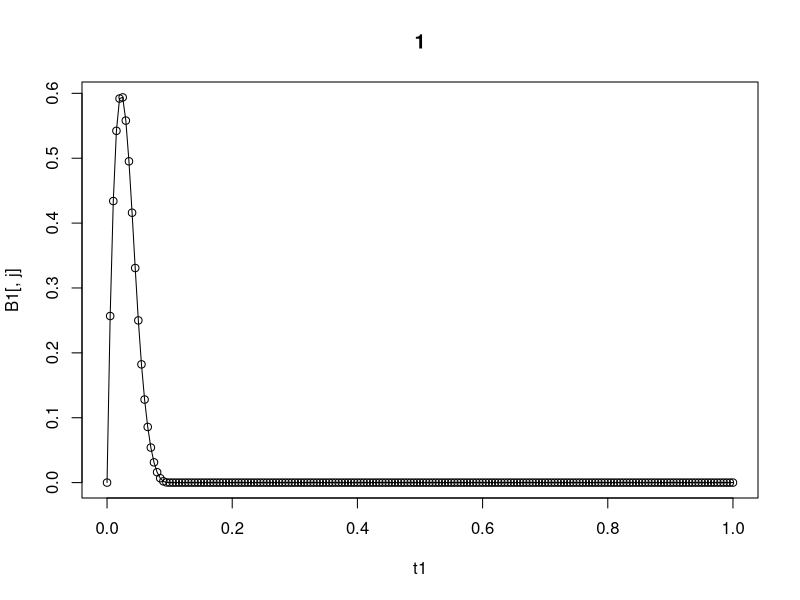
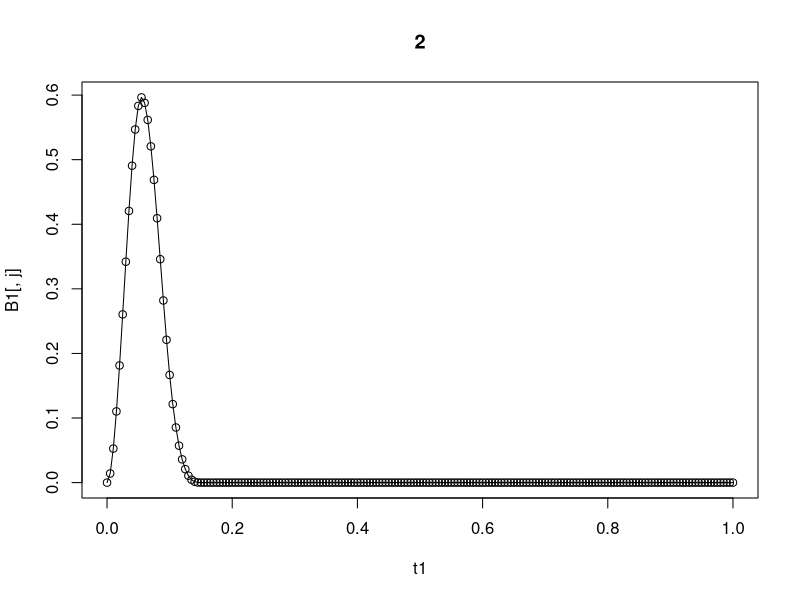
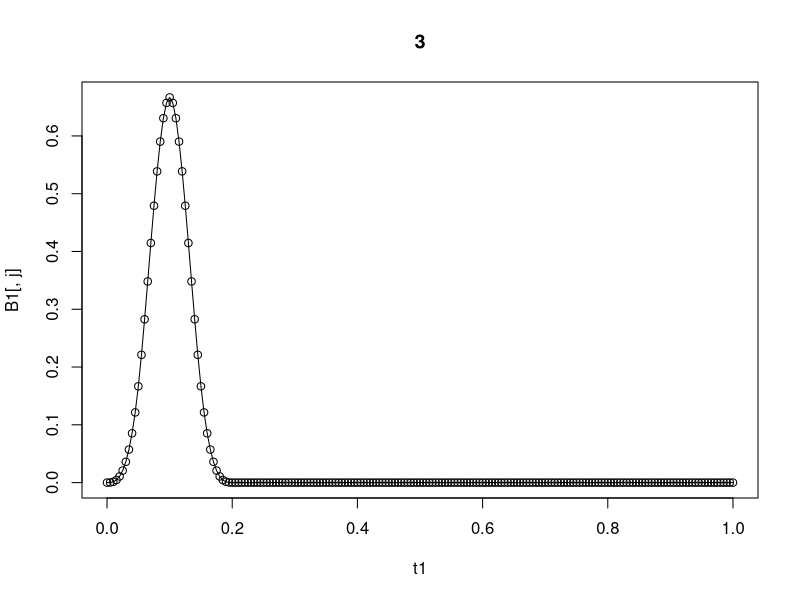
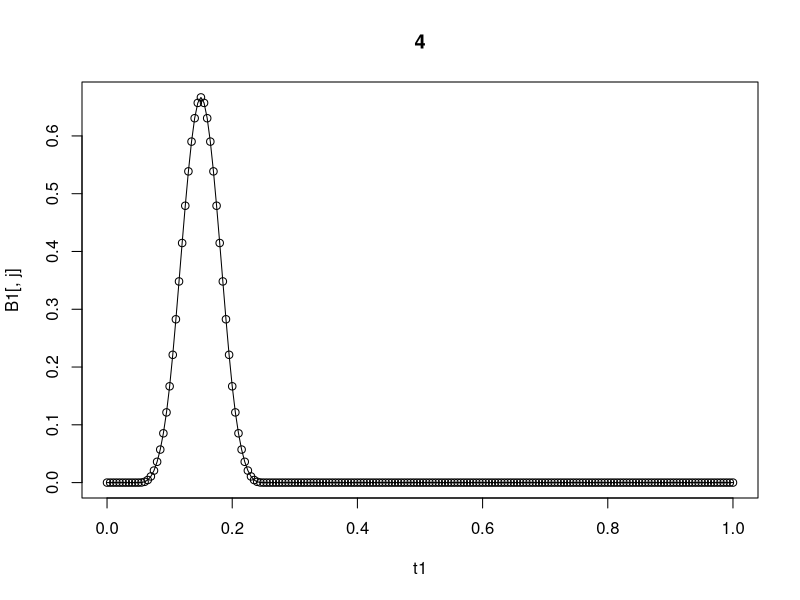
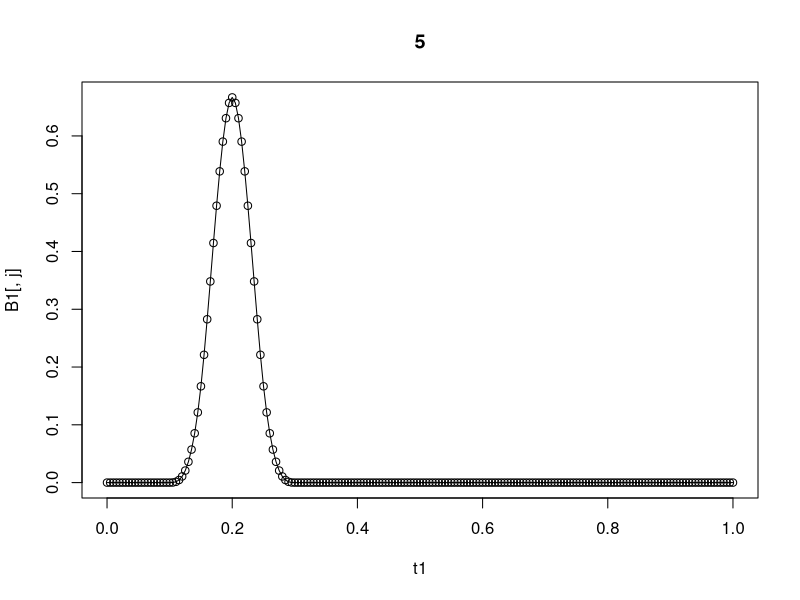
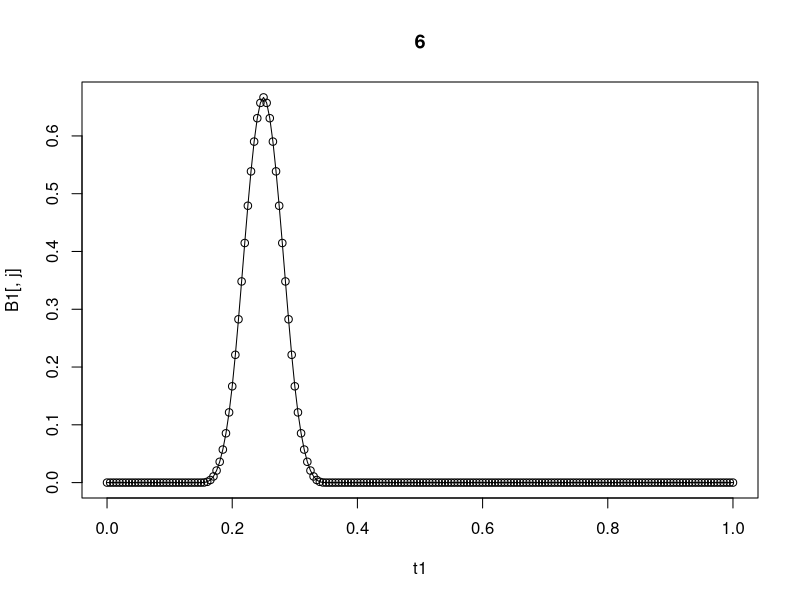
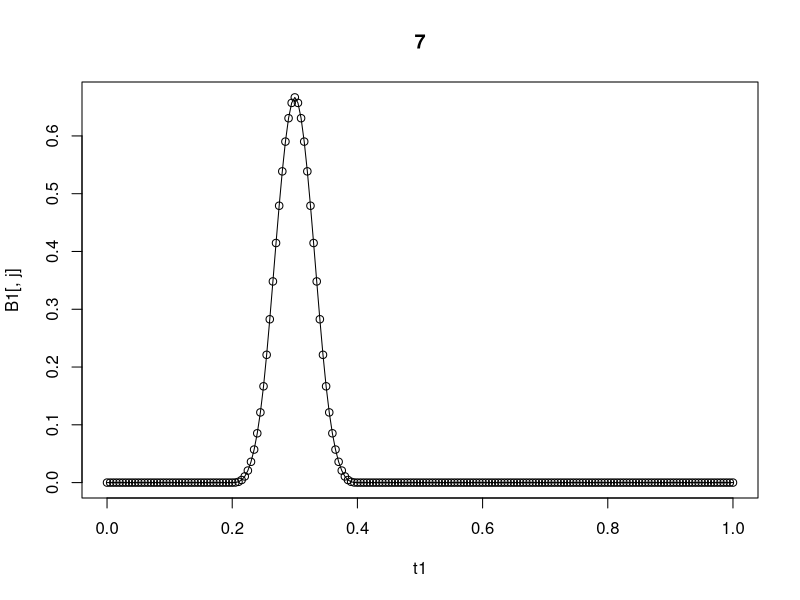
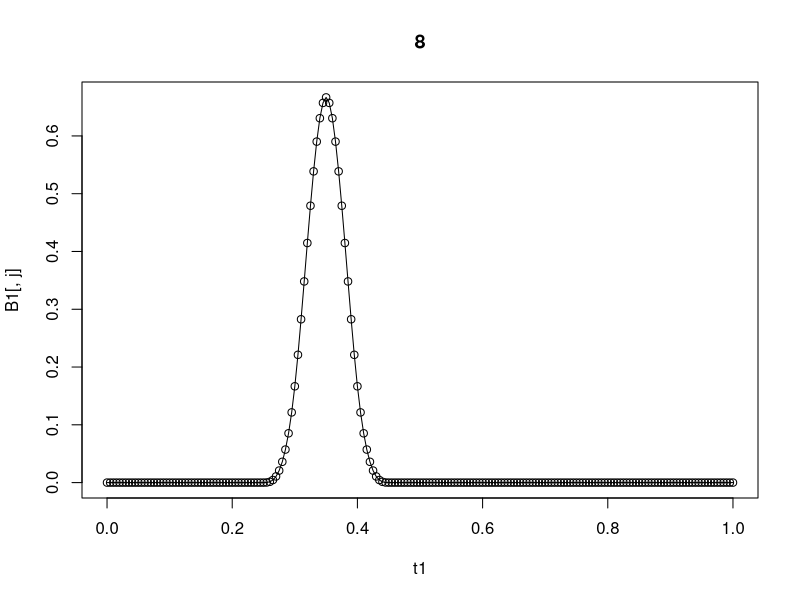

Here is the R script that generated these plots, in order:
library(splines)

T <- 4
p <- 3
delta_obs <- 0.005
delta_knots <- 0.05
t_total <- seq(0,T,delta_obs)
tau_total <- seq(delta_knots,T-delta_knots,delta_knots)
B_total <- bs(t_total, knots = tau_total, 
              degree = p, Boundary.knots = c(0,T))
K <- length(tau_total)
ncol(B_total) == K+p

#1
t1 <- seq(0,1,delta_obs)
tau1 <- seq(delta_knots,1-delta_knots,delta_knots)
B1 <- bs(t1, knots = tau1, degree = p, Boundary.knots = c(0,1))
K1 <- length(tau1)
ncol(B1) == K1+p

for(j in 1:K1){
  plot(t1,B1[,j],main = j)
  lines(t1,B_total[1:length(t1),j])
  Sys.sleep(0.5)
}

#2
new_start <- tau1[K1-p+1]
t2 <- seq(new_start, 2, delta_obs)
tau2 <- seq(new_start+delta_knots,2-delta_knots,delta_knots)
B2 <- bs(t2, knots = tau2, degree = p, Boundary.knots = c(new_start,2))
K2 <- length(tau2)

k1 <- which(round(t_total-new_start,4)==0)
k2 <- k1+length(t2)-1
for(j in p:(K2)){
  plot(t2,B2[,j],main = K1+j-p+1)
  lines(t2,B_total[k1:k2,K1+j-p+1])
  Sys.sleep(0.5)
}

#3
new_start <- tau2[K2-p+1]
t3 <- seq(new_start, 3, delta_obs)
tau3 <- seq(new_start+delta_knots,3-delta_knots,delta_knots)
B3 <- bs(t3, knots = tau3, degree = p, Boundary.knots = c(new_start,3))
K3 <- length(tau3)

k1 <- which(round(t_total-new_start,4)==0)
k2 <- k1+length(t3)-1
for(j in p:(K3)){
  plot(t3,B3[,j],main = K1+K2+j-2*(p-1))
  lines(t3,B_total[k1:k2,K1+K2+j-2*(p-1)])
  Sys.sleep(0.5)
}

#4
new_start <- tau3[K3-p+1]
t4 <- seq(new_start, 4, delta_obs)
tau4 <- seq(new_start+delta_knots,4-delta_knots,delta_knots)
B4 <- bs(t4, knots = tau4, degree = p, Boundary.knots = c(new_start,4))
K4 <- length(tau4)

k1 <- which(round(t_total-new_start,4)==0)
k2 <- k1+length(t4)-1
for(j in p:(K4)){
  plot(t3,B3[,j],main = K1+K2+K3+j-3*(p-1))
  lines(t3,B_total[k1:k2,K1+K2+K3+j-3*(p-1)])
  Sys.sleep(0.5)
}
